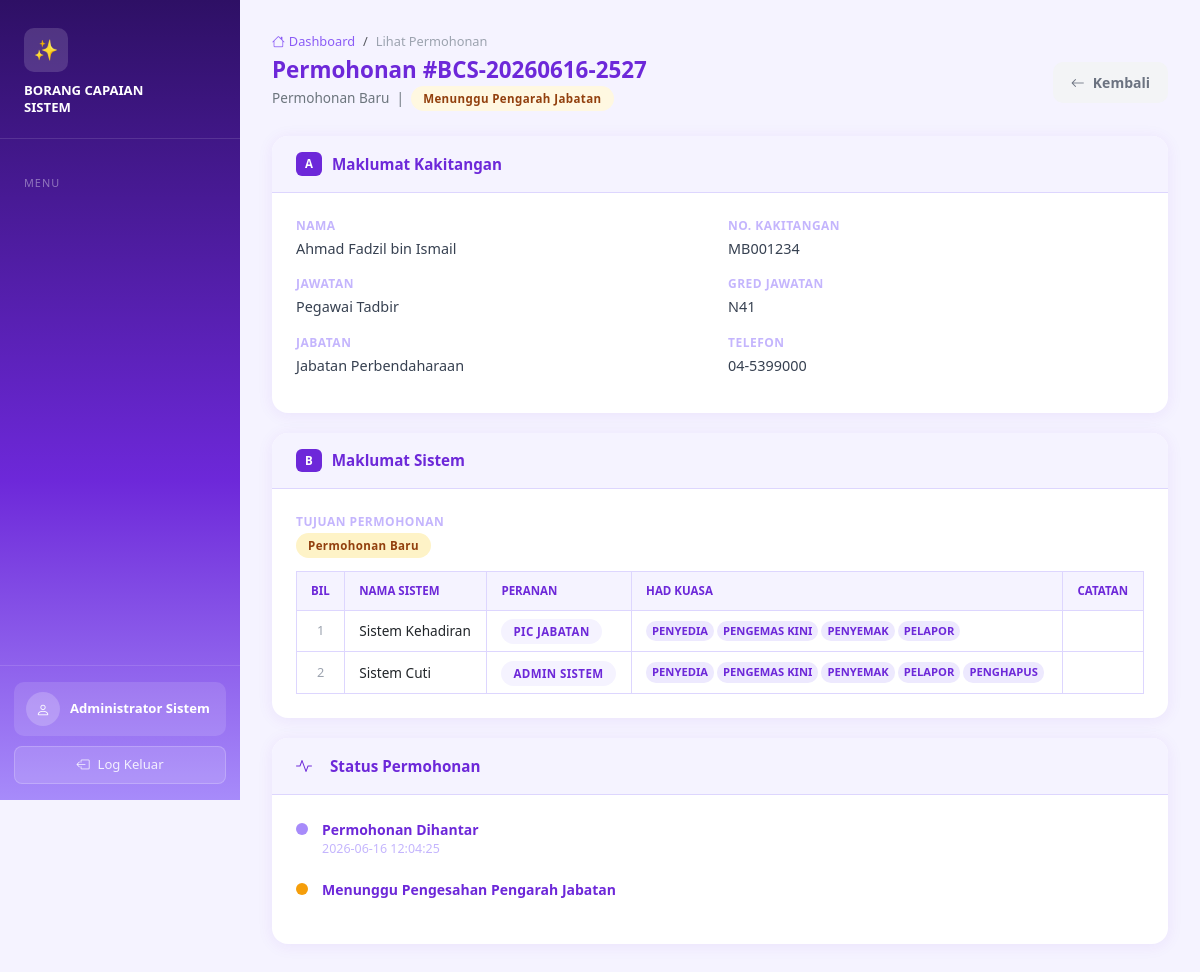
The app's page /view_permohonan.php?id=1 (signed in) with its own data.
### tables this page shows
CREATE TABLE `permohonan` (
    `id`                    INT AUTO_INCREMENT PRIMARY KEY,
    `no_rujukan`            VARCHAR(50) UNIQUE,
    `user_id`               INT NOT NULL,
    `nama`                  VARCHAR(255) NOT NULL,
    `no_kakitangan`         VARCHAR(50) NOT NULL,
    `jawatan`               VARCHAR(255) NOT NULL,
    `gred_jawatan`          VARCHAR(50) NOT NULL,
    `jabatan`               VARCHAR(255) NOT NULL,
    `telefon`               VARCHAR(50) NOT NULL,
    `tujuan`                VARCHAR(50) NOT NULL,
    `status`                VARCHAR(50) NOT NULL DEFAULT 'MENUNGGU_PENGARAH_JAB',
    `tarikh_pemohon`        DATETIME DEFAULT CURRENT_TIMESTAMP,
    `pengarah_jab_id`       INT,
    `nama_pengarah_jab`     VARCHAR(255),
    `tarikh_pengarah_jab`   DATETIME,
    `pengarah_jtik_id`      INT,
    `kelulusan_jtik`        VARCHAR(50),
    `alasan_jtik`           TEXT,
    `tarikh_jtik`           DATETIME,
    `it_pemberi_nama`       VARCHAR(255),
    `it_pemberi_cop`        VARCHAR(255),
    `it_penyemak_nama`      VARCHAR(255),
    `it_penyemak_cop`       VARCHAR(255),
    `tarikh_it`             DATETIME,
    `created_at`            DATETIME DEFAULT CURRENT_TIMESTAMP,
    FOREIGN KEY (`user_id`) REFERENCES `users`(`id`)
);

CREATE TABLE `permohonan_sistem` (
    `id`             INT AUTO_INCREMENT PRIMARY KEY,
    `permohonan_id`  INT NOT NULL,
    `bil`            INT NOT NULL,
    `nama_sistem`    VARCHAR(255) NOT NULL,
    `catatan`        TEXT,
    `peranan_sistem` VARCHAR(50) DEFAULT '',
    `penyedia`       TINYINT(1) DEFAULT 0,
    `pengemaskini`   TINYINT(1) DEFAULT 0,
    `penyemak`       TINYINT(1) DEFAULT 0,
    `pelapor`        TINYINT(1) DEFAULT 0,
    `pengesah`       TINYINT(1) DEFAULT 0,
    `pelulus`        TINYINT(1) DEFAULT 0,
    `penghapus`      TINYINT(1) DEFAULT 0,
    FOREIGN KEY (`permohonan_id`) REFERENCES `permohonan`(`id`)
);

### config.php (called while the page is built, shortened)
<?php
function statusLabel($status) {
    return match($status) {
        'MENUNGGU_PENYEMAK'     => 'Menunggu Penyemak',
        'MENUNGGU_PENGARAH_JAB' => 'Menunggu Pengarah Jabatan',
        'MENUNGGU_JTIK'         => 'Menunggu Kelulusan JTIK',
        'DILULUSKAN'            => 'Diluluskan',
        'TIDAK_DILULUSKAN'      => 'Tidak Diluluskan',
        'AKSES_DIBERIKAN'       => 'Akses Diberikan',
        default                 => $status,
    };
}
function statusClass($status) {
    return match($status) {
        'MENUNGGU_PENYEMAK'     => 'badge-secondary',
        'MENUNGGU_PENGARAH_JAB' => 'badge-warning',
        'MENUNGGU_JTIK'         => 'badge-info',
        'DILULUSKAN'            => 'badge-success',
        'TIDAK_DILULUSKAN'      => 'badge-danger',
        'AKSES_DIBERIKAN'       => 'badge-primary',
        default                 => 'badge-secondary',
    };
}
function fungsiLabel($fungsi) {
    return match($fungsi) {
        'penyedia'     => 'PENYEDIA',
        'pengemaskini' => 'PENGEMAS KINI',
        'penyemak'     => 'PENYEMAK',
        'pelapor'      => 'PELAPOR',
        'pengesah'     => 'PENGESAH',
        'pelulus'      => 'PELULUS',
        'penghapus'    => 'PENGHAPUS',
        default        => strtoupper($fungsi),
    };
}
function tujuanLabel($tujuan) {
    return match($tujuan) {
        'baru'       => 'Permohonan Baru',
        'kemaskini'  => 'Kemaskini Capaian',
        'pembatalan' => 'Pembatalan Capaian',
        default      => $tujuan,
    };
}

### view_permohonan.php (the view, shortened to what this page needs)
<?php
require_once __DIR__ . '/_includes.php';
$id = (int)($_GET['id'] ?? 0);
$db = getDB();
$perm = $db->prepare("SELECT p.*, u.username FROM permohonan p JOIN users u ON p.user_id=u.id WHERE p.id=?");
$perm->execute([$id]);
$r = $perm->fetch();
$sistemList = $db->prepare("SELECT * FROM permohonan_sistem WHERE permohonan_id=? ORDER BY bil");
$sistemList->execute([$id]);
$sistems = $sistemList->fetchAll();
$backUrl = match($_SESSION['role']) {
    'pengarah_jab'=>'dashboard_pengarah_jab.php','pengarah_jtik'=>'dashboard_pengarah_jtik.php','admin_it'=>'dashboard_admin_it.php',default=>'dashboard_pemohon.php'
};
?>
<!DOCTYPE html>
<html lang="ms">
<head>
    <link href="https://cdn.jsdelivr.net/npm/bootstrap@5.3.0/dist/css/bootstrap.min.css" rel="stylesheet">
    <link href="https://cdn.jsdelivr.net/npm/bootstrap-icons@1.11.0/font/bootstrap-icons.css" rel="stylesheet">
</head>
<body>
<div class="main-content">
    <div class="page-header">
        <nav aria-label="breadcrumb"><ol class="breadcrumb">
            <li class="breadcrumb-item"><a href="<?=$backUrl?>"><i class="bi bi-house me-1"></i>Dashboard</a></li>
            <li class="breadcrumb-item active">Lihat Permohonan</li>
        </ol></nav>
        <div style="display:flex;align-items:center;justify-content:space-between;flex-wrap:wrap;gap:10px">
            <div>
                <h4>Permohonan #<?= htmlspecialchars($r['no_rujukan'] ?? $r['id']) ?></h4>
                <p><?= tujuanLabel($r['tujuan']) ?> &nbsp;|&nbsp; <span class="badge-status <?= statusClass($r['status']) ?>"><?= statusLabel($r['status']) ?></span></p>
            </div>
            <a href="<?=$backUrl?>" class="btn-secondary-soft"><i class="bi bi-arrow-left"></i> Kembali</a>
        </div>
    </div>
    <div class="view-card">
        <div class="view-card-header"><span style="background:#6d28d9;color:#fff;font-size:0.72rem;font-weight:700;padding:3px 9px;border-radius:6px">A</span><h6>Maklumat Kakitangan</h6></div>
        <div class="view-card-body">
            <div class="info-row">
                <div class="info-item"><label>Nama</label><div class="val"><?= htmlspecialchars($r['nama']) ?></div></div>
                <div class="info-item"><label>No. Kakitangan</label><div class="val"><?= htmlspecialchars($r['no_kakitangan']) ?></div></div>
                <div class="info-item"><label>Jawatan</label><div class="val"><?= htmlspecialchars($r['jawatan']) ?></div></div>
                <div class="info-item"><label>Gred Jawatan</label><div class="val"><?= htmlspecialchars($r['gred_jawatan']) ?></div></div>
                <div class="info-item"><label>Jabatan</label><div class="val"><?= htmlspecialchars($r['jabatan']) ?></div></div>
                <div class="info-item"><label>Telefon</label><div class="val"><?= htmlspecialchars($r['telefon']) ?></div></div>
            </div>
        </div>
    </div>
    <div class="view-card">
        <div class="view-card-header"><span style="background:#6d28d9;color:#fff;font-size:0.72rem;font-weight:700;padding:3px 9px;border-radius:6px">B</span><h6>Maklumat Sistem</h6></div>
        <div class="view-card-body">
            <div class="info-item mb-3"><label>Tujuan Permohonan</label><div class="val"><span class="badge-status badge-info"><?= tujuanLabel($r['tujuan']) ?></span></div></div>
            <?php if (!empty($sistems)): ?>
            <div style="overflow-x:auto">
            <table class="sistem-table">
                <thead><tr><th>Bil</th><th>Nama Sistem</th><th>Peranan</th><th>Had Kuasa</th><th>Catatan</th></tr></thead>
                <tbody>
                <?php foreach($sistems as $s): ?>
                <tr>
                    <td style="text-align:center;color:#9ca3af;font-size:0.8rem"><?=$s['bil']?></td>
                    <td><?= htmlspecialchars($s['nama_sistem']) ?></td>
                    <td>
                        <?php if (!empty($s['peranan_sistem'])): ?>
                        <?php $pLabel = SENARAI_PERANAN[$s['peranan_sistem']] ?? strtoupper($s['peranan_sistem']); ?>
                        <span class="badge-status badge-primary"><?= htmlspecialchars($pLabel) ?></span>
                        <?php else: ?>
                        <span style="color:#d1d5db;font-size:0.8rem">—</span>
                        <?php endif; ?>
                    </td>
                    <td>
                        <div style="display:flex;flex-wrap:wrap;gap:3px">
                        <?php $anyHk = false; foreach(SENARAI_FUNGSI as $f): if ($s[$f] ?? 0): $anyHk = true; ?>
                        <span style="display:inline-block;font-size:0.7rem;padding:2px 6px;border-radius:10px;background:#ede9fe;color:#6d28d9;font-weight:600"><?= fungsiLabel($f) ?></span>
                        <?php endif; endforeach; ?>
                        </div>
                    </td>
                    <td style="color:#6b7280;font-size:0.82rem"><?= htmlspecialchars($s['catatan'] ?? '-') ?></td>
                </tr>
                <?php endforeach; ?>
                </tbody>
            </table>
            </div>
            <?php else: ?>
            <p style="color:#9ca3af;font-size:0.85rem"><i class="bi bi-info-circle me-1"></i>Tiada sistem dipilih (permohonan pembatalan).</p>
            <?php endif; ?>
        </div>
    </div>
    <div class="view-card">
        <div class="view-card-header"><i class="bi bi-activity me-2" style="color:#6d28d9"></i><h6>Status Permohonan</h6></div>
        <div class="view-card-body">
            <ul class="timeline">
                <li><div class="tl-dot done"></div><div class="tl-content"><div class="tl-title">Permohonan Dihantar</div><div class="tl-date"><?=$r['created_at']?></div></div></li>
                <?php if ($r['tarikh_pengarah_jab']): ?>
                <li><div class="tl-dot done"></div><div class="tl-content"><div class="tl-title">Disahkan Pengarah Jabatan</div><div class="tl-date"><?=$r['tarikh_pengarah_jab']?></div><?php if($r['nama_pengarah_jab']): ?><div class="tl-note">oleh <?= htmlspecialchars($r['nama_pengarah_jab']) ?></div><?php endif; ?></div></li>
                <?php elseif(in_array($r['status'],['MENUNGGU_PENGARAH_JAB'])): ?>
                <li><div class="tl-dot active"></div><div class="tl-content"><div class="tl-title">Menunggu Pengesahan Pengarah Jabatan</div></div></li>
                <?php endif; ?>
            </ul>
        </div>
    </div>
</div>
</body></html>

### _includes.php (style rules this page uses)
* { box-sizing: border-box; }
body { font-family: 'Segoe UI', sans-serif; background: #f5f3ff; min-height: 100vh; margin: 0; }
.main-content { margin-left: 240px; padding: 32px; min-height: 100vh; }
.page-header { margin-bottom: 28px; }
.page-header h4 { font-size: 1.4rem; font-weight: 700; color: #6d28d9; margin-bottom: 4px; }
.page-header p { color: #6c757d; font-size: 0.85rem; margin: 0; }
.page-header .breadcrumb { font-size: 0.8rem; margin-bottom: 6px; }
.page-header .breadcrumb-item a { color: #8b5cf6; text-decoration: none; font-weight: 500; }
.page-header .breadcrumb-item.active { color: #9ca3af; }
.badge-status { padding: 5px 12px; border-radius: 20px; font-size: 0.72rem; font-weight: 700; letter-spacing: 0.4px; white-space: nowrap; }
.badge-warning { background: #fff8e1; color: #92400e; }
.badge-info { background: #fef3c7; color: #92400e; }
.badge-primary { background: #f5f3ff; color: #6d28d9; }
.btn-secondary-soft { display: inline-flex; align-items: center; gap: 8px; background: #f3f4f6; color: #6b7280; border: none; border-radius: 10px; padding: 10px 18px; font-size: 0.875rem; font-weight: 600; text-decoration: none; cursor: pointer; transition: background 0.15s; }
.view-card { background: #fff; border-radius: 16px; box-shadow: 0 2px 16px rgba(109,40,217,0.08); margin-bottom: 20px; overflow: hidden; }
.view-card-header { padding: 16px 24px; background: #f5f3ff; border-bottom: 1px solid #ddd6fe; display: flex; align-items: center; gap: 10px; }
.view-card-header h6 { font-size: 0.95rem; font-weight: 700; color: #6d28d9; margin: 0; }
.view-card-body { padding: 24px; }
.info-row { display: grid; grid-template-columns: 1fr 1fr; gap: 16px; margin-bottom: 12px; }
.info-item label { font-size: 0.75rem; font-weight: 600; text-transform: uppercase; letter-spacing: 0.5px; color: #c4b5fd; display: block; margin-bottom: 3px; }
.info-item .val { font-size: 0.9rem; color: #374151; font-weight: 500; }
.timeline { list-style: none; padding: 0; margin: 0; }
.timeline li { display: flex; gap: 14px; margin-bottom: 20px; }
.tl-dot { width: 12px; height: 12px; border-radius: 50%; flex-shrink: 0; margin-top: 4px; }
.tl-dot.done { background: #a78bfa; }
.tl-dot.active { background: #f59e0b; }
.tl-content .tl-title { font-size: 0.875rem; font-weight: 600; color: #6d28d9; }
.tl-content .tl-date { font-size: 0.78rem; color: #c4b5fd; }
.sistem-table { width: 100%; border-collapse: collapse; font-size: 0.85rem; }
.sistem-table th, .sistem-table td { padding: 10px 14px; border: 1px solid #ddd6fe; }
.sistem-table thead th { background: #f5f3ff; color: #6d28d9; font-weight: 700; font-size: 0.72rem; text-transform: uppercase; }

### records on screen
permohonan: no_rujukan "BCS-20260616-2527", tujuan "Permohonan Baru", status "Menunggu Pengarah Jabatan", nama "Ahmad Fadzil bin Ismail", no_kakitangan "MB001234", jawatan "Pegawai Tadbir", gred_jawatan "N41", jabatan "Jabatan Perbendaharaan", telefon "04-5399000", created_at "2026-06-16 12:04:25"
permohonan_sistem: bil "1", nama_sistem "Sistem Kehadiran", peranan_sistem "PIC JABATAN", f "PENYEDIA", f "PENGEMAS KINI", f "PENYEMAK", f "PELAPOR"
permohonan_sistem: bil "2", nama_sistem "Sistem Cuti", peranan_sistem "ADMIN SISTEM", f "PENYEDIA", f "PENGEMAS KINI", f "PENYEMAK", f "PELAPOR", f "PENGHAPUS"

### other values on screen
$username "Administrator Sistem"
